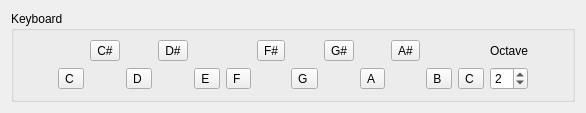
<?xml version="1.0" encoding="UTF-8"?>
<ui version="4.0">
 <class>QKeyboardWidget</class>
 <widget class="QWidget" name="QKeyboardWidget">
  <property name="geometry">
   <rect>
    <x>0</x>
    <y>0</y>
    <width>586</width>
    <height>108</height>
   </rect>
  </property>
  <property name="windowTitle">
   <string>Form</string>
  </property>
  <layout class="QHBoxLayout" name="horizontalLayout_2">
   <item>
    <widget class="QGroupBox" name="groupBox">
     <property name="title">
      <string>Keyboard</string>
     </property>
     <layout class="QGridLayout" name="gridLayout">
      <item row="0" column="4">
       <widget class="QToolButton" name="toolButton_Dsharp">
        <property name="text">
         <string>D#</string>
        </property>
       </widget>
      </item>
      <item row="1" column="5">
       <widget class="QToolButton" name="toolButton_E">
        <property name="text">
         <string>E </string>
        </property>
       </widget>
      </item>
      <item row="1" column="8">
       <widget class="QToolButton" name="toolButton_G">
        <property name="text">
         <string>G </string>
        </property>
       </widget>
      </item>
      <item row="0" column="11">
       <widget class="QToolButton" name="toolButton_Asharp">
        <property name="text">
         <string>A#</string>
        </property>
       </widget>
      </item>
      <item row="1" column="12">
       <widget class="QToolButton" name="toolButton_B">
        <property name="text">
         <string>B </string>
        </property>
       </widget>
      </item>
      <item row="1" column="15">
       <spacer name="horizontalSpacer_4">
        <property name="orientation">
         <enum>Qt::Horizontal</enum>
        </property>
        <property name="sizeHint" stdset="0">
         <size>
          <width>40</width>
          <height>20</height>
         </size>
        </property>
       </spacer>
      </item>
      <item row="1" column="3">
       <widget class="QToolButton" name="toolButton_D">
        <property name="text">
         <string>D </string>
        </property>
       </widget>
      </item>
      <item row="1" column="1">
       <widget class="QToolButton" name="toolButton_C">
        <property name="text">
         <string>C </string>
        </property>
       </widget>
      </item>
      <item row="0" column="9">
       <widget class="QToolButton" name="toolButton_Gsharp">
        <property name="text">
         <string>G#</string>
        </property>
       </widget>
      </item>
      <item row="1" column="13">
       <widget class="QToolButton" name="toolButton_Cplus1">
        <property name="text">
         <string>C </string>
        </property>
       </widget>
      </item>
      <item row="0" column="2">
       <widget class="QToolButton" name="toolButton_Csharp">
        <property name="text">
         <string>C#</string>
        </property>
       </widget>
      </item>
      <item row="1" column="0">
       <spacer name="horizontalSpacer">
        <property name="orientation">
         <enum>Qt::Horizontal</enum>
        </property>
        <property name="sizeHint" stdset="0">
         <size>
          <width>40</width>
          <height>20</height>
         </size>
        </property>
       </spacer>
      </item>
      <item row="1" column="6">
       <widget class="QToolButton" name="toolButton_F">
        <property name="text">
         <string>F </string>
        </property>
       </widget>
      </item>
      <item row="0" column="7">
       <widget class="QToolButton" name="toolButton_Fsharp">
        <property name="text">
         <string>F#</string>
        </property>
       </widget>
      </item>
      <item row="1" column="10">
       <widget class="QToolButton" name="toolButton_A">
        <property name="text">
         <string>A </string>
        </property>
       </widget>
      </item>
      <item row="1" column="14">
       <widget class="QSpinBox" name="spinBox_Octave">
        <property name="maximum">
         <number>8</number>
        </property>
        <property name="value">
         <number>2</number>
        </property>
       </widget>
      </item>
      <item row="0" column="14">
       <widget class="QLabel" name="label">
        <property name="text">
         <string>Octave</string>
        </property>
       </widget>
      </item>
     </layout>
    </widget>
   </item>
  </layout>
 </widget>
 <resources/>
 <connections/>
</ui>
